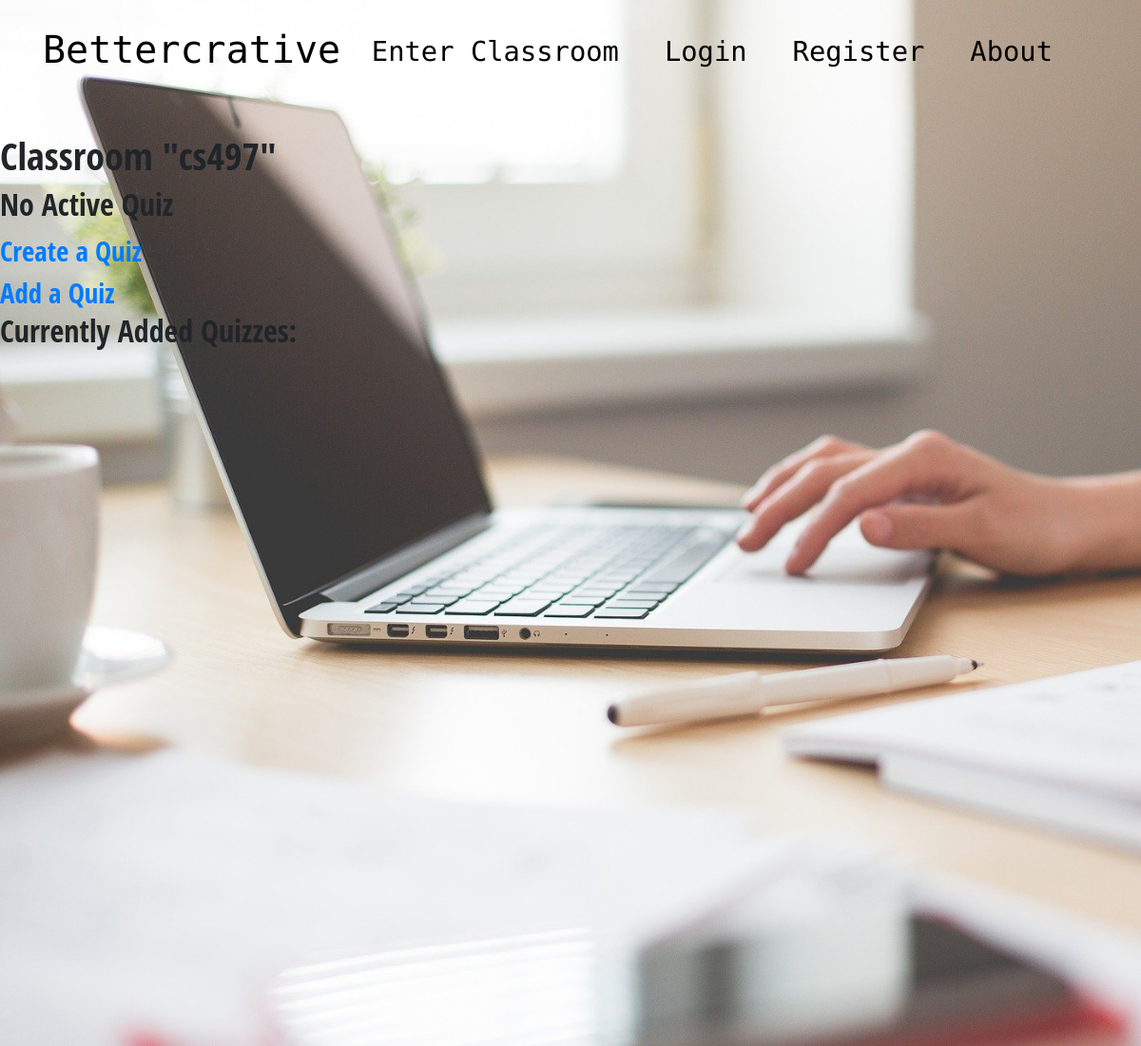
/classroom/1, run on an earlier commit of the app's database.
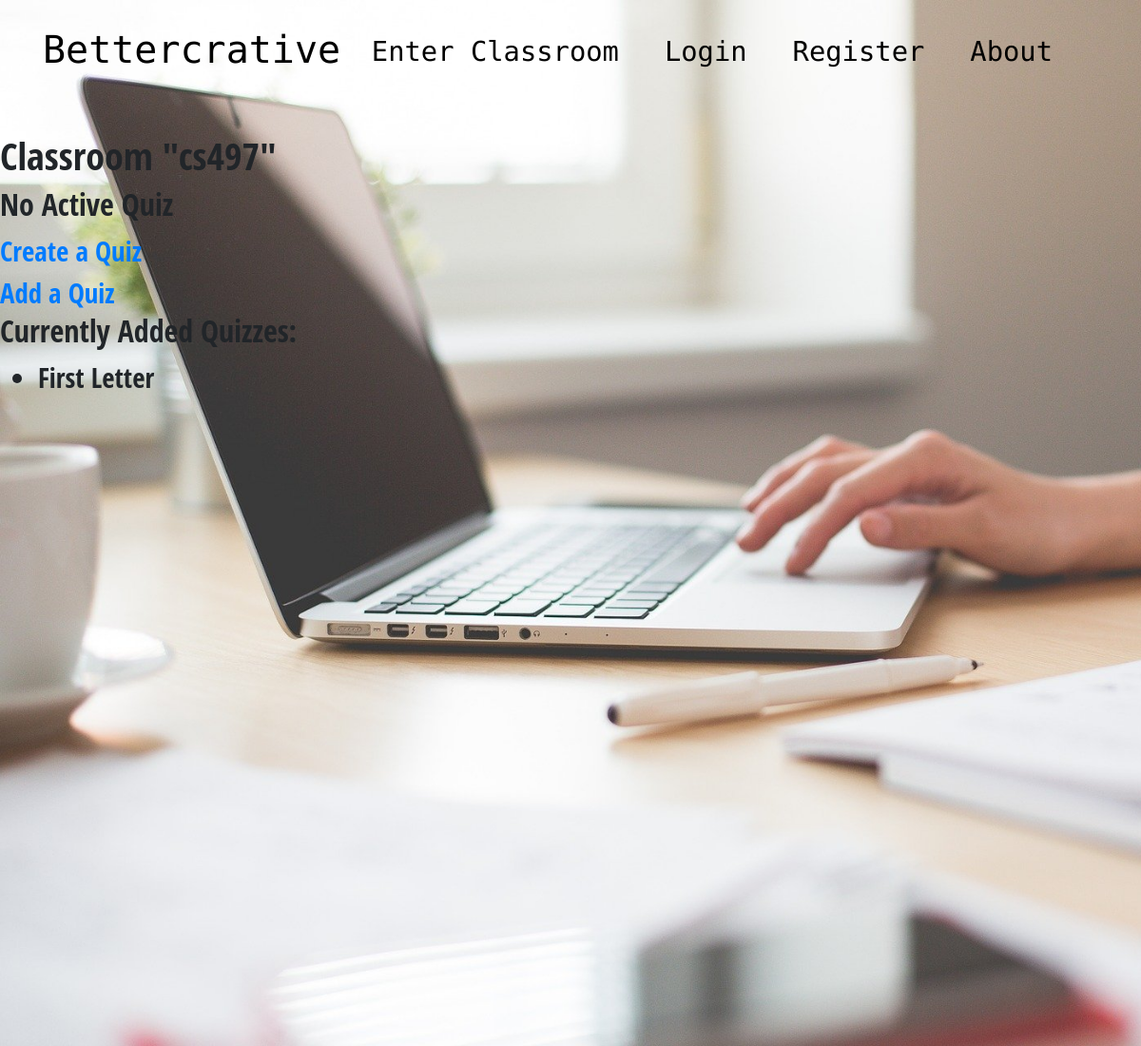
And on a later commit of the database.
### bettercrative/models.py (models this page shows, shortened)
class Quiz(db.Model):
    id = db.Column(db.Integer, primary_key=True)
    name = db.Column(db.String(50), nullable=False)
    question_content = db.Column(db.String, nullable=False)
    question_answers = db.relationship('Answer', backref='quiz', lazy=True, collection_class=list,
                                       cascade="all, delete, delete-orphan")
    date_created = db.Column(db.Date, nullable=False, default=datetime.today())
    user_id = db.Column(db.Integer, db.ForeignKey('user.id'), nullable=False)
    classroom_host_id = db.Column(db.Integer, db.ForeignKey('classroom.id'), nullable=True)
    active = db.Column(db.Boolean, nullable=True)

### bettercrative/classrooms/routes.py (the view)
@classrooms.route("/classroom/<int:id>", methods=['GET', 'POST'])
def classroom(id):
    classroom = Classroom.query.get_or_404(id)
    quizzes = classroom.added_quizzes
    active_quiz = None
    for quiz in quizzes:
        if quiz.active:
            active_quiz = quiz
    return render_template('classroom.html', title=classroom.name, classroom=classroom, active_quiz=active_quiz)

### bettercrative/templates/classroom.html (shortened to what this page needs)
{% extends "layout.html" %}
{% block content %}
<h1>Classroom "{{ classroom.name }}"</h1>
<h2>{% if active_quiz %}
    Active Quiz: "{{ active_quiz.name }}"
    {% else %}
    No Active Quiz
    {% endif %}</h2>
<div>
    <a href="{{ url_for('quizzes.new_quiz', id=classroom.id) }}">Create a Quiz</a>
</div>
<div>
    <a href="{{ url_for('classrooms.add_quiz', id=classroom.id) }}">Add a Quiz</a>
</div>
{% if true %}
<h2>Currently Added Quizzes: </h2>
<ul>
    {% for quiz in classroom.added_quizzes %}
    <li>{{ quiz.name }}</li>
    {% endfor %}
</ul>
{% endif %}
{% endblock %}

What changed in the data, as far as the page shows it:
added Quiz: name "First Letter"
